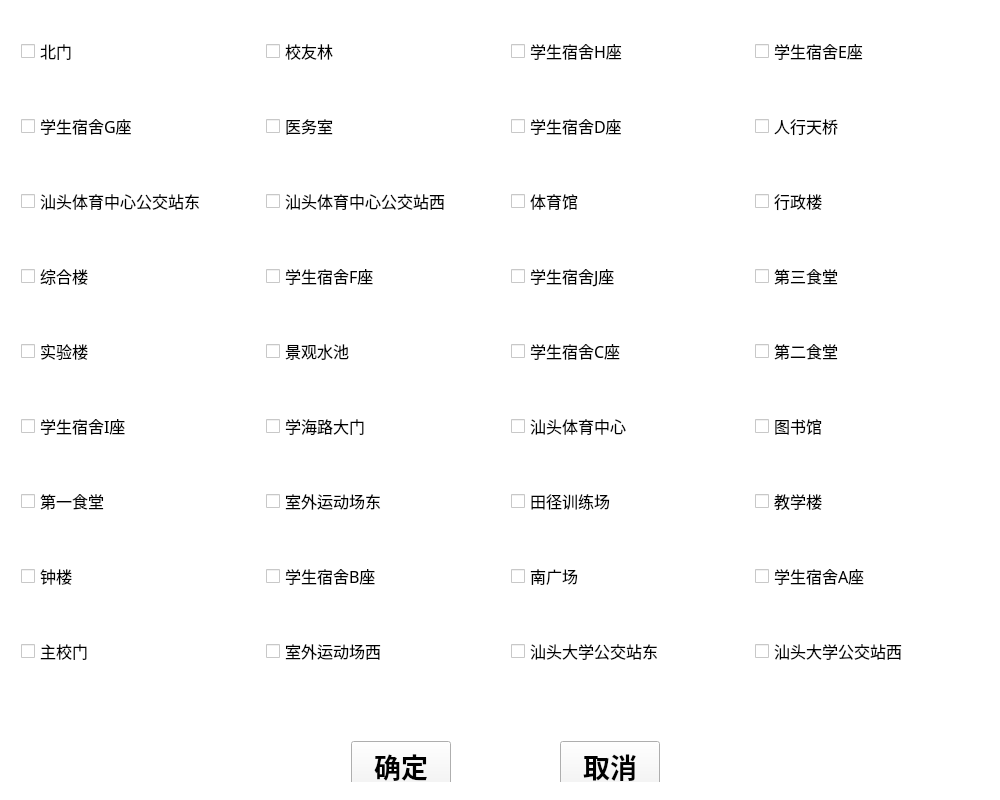
<?xml version="1.0" encoding="UTF-8"?>
<ui version="4.0">
 <class>PassNodeWindowClass</class>
 <widget class="QWidget" name="PassNodeWindowClass">
  <property name="geometry">
   <rect>
    <x>0</x>
    <y>0</y>
    <width>1000</width>
    <height>800</height>
   </rect>
  </property>
  <property name="minimumSize">
   <size>
    <width>1000</width>
    <height>800</height>
   </size>
  </property>
  <property name="maximumSize">
   <size>
    <width>1000</width>
    <height>843</height>
   </size>
  </property>
  <property name="windowTitle">
   <string>PassNodeWindow</string>
  </property>
  <property name="styleSheet">
   <string notr="true">background-color: rgb(255, 255, 255);</string>
  </property>
  <widget class="QWidget" name="layoutWidget">
   <property name="geometry">
    <rect>
     <x>10</x>
     <y>10</y>
     <width>981</width>
     <height>691</height>
    </rect>
   </property>
   <layout class="QGridLayout" name="gridLayout_2" columnstretch="0,0,0,0">
    <property name="horizontalSpacing">
     <number>20</number>
    </property>
    <property name="verticalSpacing">
     <number>30</number>
    </property>
    <item row="0" column="0">
     <widget class="QCheckBox" name="checkBox">
      <property name="font">
       <font>
        <family>黑体</family>
        <pointsize>12</pointsize>
        <weight>50</weight>
        <bold>false</bold>
       </font>
      </property>
      <property name="styleSheet">
       <string notr="true"/>
      </property>
      <property name="text">
       <string>北门</string>
      </property>
     </widget>
    </item>
    <item row="0" column="1">
     <widget class="QCheckBox" name="checkBox_2">
      <property name="font">
       <font>
        <family>黑体</family>
        <pointsize>12</pointsize>
        <weight>50</weight>
        <bold>false</bold>
       </font>
      </property>
      <property name="text">
       <string>校友林</string>
      </property>
     </widget>
    </item>
    <item row="0" column="2">
     <widget class="QCheckBox" name="checkBox_3">
      <property name="font">
       <font>
        <family>黑体</family>
        <pointsize>12</pointsize>
        <weight>50</weight>
        <bold>false</bold>
       </font>
      </property>
      <property name="text">
       <string>学生宿舍H座</string>
      </property>
     </widget>
    </item>
    <item row="0" column="3">
     <widget class="QCheckBox" name="checkBox_4">
      <property name="font">
       <font>
        <family>黑体</family>
        <pointsize>12</pointsize>
        <weight>50</weight>
        <bold>false</bold>
       </font>
      </property>
      <property name="text">
       <string>学生宿舍E座</string>
      </property>
     </widget>
    </item>
    <item row="1" column="0">
     <widget class="QCheckBox" name="checkBox_5">
      <property name="font">
       <font>
        <family>黑体</family>
        <pointsize>12</pointsize>
        <weight>50</weight>
        <bold>false</bold>
       </font>
      </property>
      <property name="text">
       <string>学生宿舍G座</string>
      </property>
     </widget>
    </item>
    <item row="1" column="1">
     <widget class="QCheckBox" name="checkBox_6">
      <property name="font">
       <font>
        <family>黑体</family>
        <pointsize>12</pointsize>
        <weight>50</weight>
        <bold>false</bold>
       </font>
      </property>
      <property name="text">
       <string>医务室</string>
      </property>
     </widget>
    </item>
    <item row="1" column="2">
     <widget class="QCheckBox" name="checkBox_7">
      <property name="font">
       <font>
        <family>黑体</family>
        <pointsize>12</pointsize>
        <weight>50</weight>
        <bold>false</bold>
       </font>
      </property>
      <property name="text">
       <string>学生宿舍D座</string>
      </property>
     </widget>
    </item>
    <item row="1" column="3">
     <widget class="QCheckBox" name="checkBox_8">
      <property name="font">
       <font>
        <family>黑体</family>
        <pointsize>12</pointsize>
        <weight>50</weight>
        <bold>false</bold>
       </font>
      </property>
      <property name="text">
       <string>人行天桥</string>
      </property>
     </widget>
    </item>
    <item row="2" column="0">
     <widget class="QCheckBox" name="checkBox_9">
      <property name="font">
       <font>
        <family>黑体</family>
        <pointsize>12</pointsize>
        <weight>50</weight>
        <bold>false</bold>
       </font>
      </property>
      <property name="text">
       <string>汕头体育中心公交站东</string>
      </property>
     </widget>
    </item>
    <item row="2" column="1">
     <widget class="QCheckBox" name="checkBox_10">
      <property name="font">
       <font>
        <family>黑体</family>
        <pointsize>12</pointsize>
        <weight>50</weight>
        <bold>false</bold>
       </font>
      </property>
      <property name="text">
       <string>汕头体育中心公交站西</string>
      </property>
     </widget>
    </item>
    <item row="2" column="2">
     <widget class="QCheckBox" name="checkBox_11">
      <property name="font">
       <font>
        <family>黑体</family>
        <pointsize>12</pointsize>
        <weight>50</weight>
        <bold>false</bold>
       </font>
      </property>
      <property name="text">
       <string>体育馆</string>
      </property>
     </widget>
    </item>
    <item row="2" column="3">
     <widget class="QCheckBox" name="checkBox_12">
      <property name="font">
       <font>
        <family>黑体</family>
        <pointsize>12</pointsize>
        <weight>50</weight>
        <bold>false</bold>
       </font>
      </property>
      <property name="text">
       <string>行政楼</string>
      </property>
     </widget>
    </item>
    <item row="3" column="0">
     <widget class="QCheckBox" name="checkBox_13">
      <property name="font">
       <font>
        <family>黑体</family>
        <pointsize>12</pointsize>
        <weight>50</weight>
        <bold>false</bold>
       </font>
      </property>
      <property name="text">
       <string>综合楼</string>
      </property>
     </widget>
    </item>
    <item row="3" column="1">
     <widget class="QCheckBox" name="checkBox_14">
      <property name="font">
       <font>
        <family>黑体</family>
        <pointsize>12</pointsize>
        <weight>50</weight>
        <bold>false</bold>
       </font>
      </property>
      <property name="text">
       <string>学生宿舍F座</string>
      </property>
     </widget>
    </item>
    <item row="3" column="2">
     <widget class="QCheckBox" name="checkBox_15">
      <property name="font">
       <font>
        <family>黑体</family>
        <pointsize>12</pointsize>
        <weight>50</weight>
        <bold>false</bold>
       </font>
      </property>
      <property name="text">
       <string>学生宿舍J座</string>
      </property>
     </widget>
    </item>
    <item row="3" column="3">
     <widget class="QCheckBox" name="checkBox_16">
      <property name="font">
       <font>
        <family>黑体</family>
        <pointsize>12</pointsize>
        <weight>50</weight>
        <bold>false</bold>
       </font>
      </property>
      <property name="text">
       <string>第三食堂</string>
      </property>
     </widget>
    </item>
    <item row="4" column="0">
     <widget class="QCheckBox" name="checkBox_17">
      <property name="font">
       <font>
        <family>黑体</family>
        <pointsize>12</pointsize>
        <weight>50</weight>
        <bold>false</bold>
       </font>
      </property>
      <property name="text">
       <string>实验楼</string>
      </property>
     </widget>
    </item>
    <item row="4" column="1">
     <widget class="QCheckBox" name="checkBox_18">
      <property name="font">
       <font>
        <family>黑体</family>
        <pointsize>12</pointsize>
        <weight>50</weight>
        <bold>false</bold>
       </font>
      </property>
      <property name="text">
       <string>景观水池</string>
      </property>
     </widget>
    </item>
    <item row="4" column="3">
     <widget class="QCheckBox" name="checkBox_20">
      <property name="font">
       <font>
        <family>黑体</family>
        <pointsize>12</pointsize>
        <weight>50</weight>
        <bold>false</bold>
       </font>
      </property>
      <property name="text">
       <string>第二食堂</string>
      </property>
     </widget>
    </item>
    <item row="4" column="2">
     <widget class="QCheckBox" name="checkBox_19">
      <property name="font">
       <font>
        <family>黑体</family>
        <pointsize>12</pointsize>
        <weight>50</weight>
        <bold>false</bold>
       </font>
      </property>
      <property name="text">
       <string>学生宿舍C座</string>
      </property>
     </widget>
    </item>
    <item row="5" column="0">
     <widget class="QCheckBox" name="checkBox_21">
      <property name="font">
       <font>
        <family>黑体</family>
        <pointsize>12</pointsize>
        <weight>50</weight>
        <bold>false</bold>
       </font>
      </property>
      <property name="text">
       <string>学生宿舍I座</string>
      </property>
     </widget>
    </item>
    <item row="5" column="1">
     <widget class="QCheckBox" name="checkBox_22">
      <property name="font">
       <font>
        <family>黑体</family>
        <pointsize>12</pointsize>
        <weight>50</weight>
        <bold>false</bold>
       </font>
      </property>
      <property name="text">
       <string>学海路大门</string>
      </property>
     </widget>
    </item>
    <item row="5" column="2">
     <widget class="QCheckBox" name="checkBox_23">
      <property name="font">
       <font>
        <family>黑体</family>
        <pointsize>12</pointsize>
        <weight>50</weight>
        <bold>false</bold>
       </font>
      </property>
      <property name="text">
       <string>汕头体育中心</string>
      </property>
     </widget>
    </item>
    <item row="5" column="3">
     <widget class="QCheckBox" name="checkBox_24">
      <property name="font">
       <font>
        <family>黑体</family>
        <pointsize>12</pointsize>
        <weight>50</weight>
        <bold>false</bold>
       </font>
      </property>
      <property name="text">
       <string>图书馆</string>
      </property>
     </widget>
    </item>
    <item row="6" column="0">
     <widget class="QCheckBox" name="checkBox_25">
      <property name="font">
       <font>
        <family>黑体</family>
        <pointsize>12</pointsize>
        <weight>50</weight>
        <bold>false</bold>
       </font>
      </property>
      <property name="text">
       <string>第一食堂</string>
      </property>
     </widget>
    </item>
    <item row="6" column="1">
     <widget class="QCheckBox" name="checkBox_26">
      <property name="font">
       <font>
        <family>黑体</family>
        <pointsize>12</pointsize>
        <weight>50</weight>
        <bold>false</bold>
       </font>
      </property>
      <property name="text">
       <string>室外运动场东</string>
      </property>
     </widget>
    </item>
    <item row="6" column="2">
     <widget class="QCheckBox" name="checkBox_27">
      <property name="font">
       <font>
        <family>黑体</family>
        <pointsize>12</pointsize>
        <weight>50</weight>
        <bold>false</bold>
       </font>
      </property>
      <property name="text">
       <string>田径训练场</string>
      </property>
     </widget>
    </item>
    <item row="6" column="3">
     <widget class="QCheckBox" name="checkBox_28">
      <property name="font">
       <font>
        <family>黑体</family>
        <pointsize>12</pointsize>
        <weight>50</weight>
        <bold>false</bold>
       </font>
      </property>
      <property name="text">
       <string>教学楼</string>
      </property>
     </widget>
    </item>
    <item row="7" column="0">
     <widget class="QCheckBox" name="checkBox_29">
      <property name="font">
       <font>
        <family>黑体</family>
        <pointsize>12</pointsize>
        <weight>50</weight>
        <bold>false</bold>
       </font>
      </property>
      <property name="text">
       <string>钟楼</string>
      </property>
     </widget>
    </item>
    <item row="7" column="1">
     <widget class="QCheckBox" name="checkBox_30">
      <property name="font">
       <font>
        <family>黑体</family>
        <pointsize>12</pointsize>
        <weight>50</weight>
        <bold>false</bold>
       </font>
      </property>
      <property name="text">
       <string>学生宿舍B座</string>
      </property>
     </widget>
    </item>
    <item row="7" column="2">
     <widget class="QCheckBox" name="checkBox_31">
      <property name="font">
       <font>
        <family>黑体</family>
        <pointsize>12</pointsize>
        <weight>50</weight>
        <bold>false</bold>
       </font>
      </property>
      <property name="text">
       <string>南广场</string>
      </property>
     </widget>
    </item>
    <item row="7" column="3">
     <widget class="QCheckBox" name="checkBox_32">
      <property name="font">
       <font>
        <family>黑体</family>
        <pointsize>12</pointsize>
        <weight>50</weight>
        <bold>false</bold>
       </font>
      </property>
      <property name="text">
       <string>学生宿舍A座</string>
      </property>
     </widget>
    </item>
    <item row="8" column="0">
     <widget class="QCheckBox" name="checkBox_33">
      <property name="font">
       <font>
        <family>黑体</family>
        <pointsize>12</pointsize>
        <weight>50</weight>
        <bold>false</bold>
       </font>
      </property>
      <property name="text">
       <string>主校门</string>
      </property>
     </widget>
    </item>
    <item row="8" column="1">
     <widget class="QCheckBox" name="checkBox_34">
      <property name="font">
       <font>
        <family>黑体</family>
        <pointsize>12</pointsize>
        <weight>50</weight>
        <bold>false</bold>
       </font>
      </property>
      <property name="text">
       <string>室外运动场西</string>
      </property>
     </widget>
    </item>
    <item row="8" column="2">
     <widget class="QCheckBox" name="checkBox_35">
      <property name="font">
       <font>
        <family>黑体</family>
        <pointsize>12</pointsize>
        <weight>50</weight>
        <bold>false</bold>
       </font>
      </property>
      <property name="text">
       <string>汕头大学公交站东</string>
      </property>
     </widget>
    </item>
    <item row="8" column="3">
     <widget class="QCheckBox" name="checkBox_36">
      <property name="font">
       <font>
        <family>黑体</family>
        <pointsize>12</pointsize>
        <weight>50</weight>
        <bold>false</bold>
       </font>
      </property>
      <property name="text">
       <string>汕头大学公交站西</string>
      </property>
     </widget>
    </item>
   </layout>
  </widget>
  <widget class="QWidget" name="">
   <property name="geometry">
    <rect>
     <x>340</x>
     <y>730</y>
     <width>331</width>
     <height>52</height>
    </rect>
   </property>
   <layout class="QHBoxLayout" name="horizontalLayout">
    <item>
     <widget class="QPushButton" name="confirmButton">
      <property name="minimumSize">
       <size>
        <width>100</width>
        <height>50</height>
       </size>
      </property>
      <property name="maximumSize">
       <size>
        <width>100</width>
        <height>50</height>
       </size>
      </property>
      <property name="font">
       <font>
        <family>楷体</family>
        <pointsize>20</pointsize>
        <weight>75</weight>
        <bold>true</bold>
       </font>
      </property>
      <property name="styleSheet">
       <string notr="true">background-color: rgb(244, 244, 244);</string>
      </property>
      <property name="text">
       <string>确定</string>
      </property>
     </widget>
    </item>
    <item>
     <spacer name="horizontalSpacer">
      <property name="orientation">
       <enum>Qt::Horizontal</enum>
      </property>
      <property name="sizeHint" stdset="0">
       <size>
        <width>20</width>
        <height>20</height>
       </size>
      </property>
     </spacer>
    </item>
    <item>
     <widget class="QPushButton" name="cancelButton">
      <property name="minimumSize">
       <size>
        <width>100</width>
        <height>50</height>
       </size>
      </property>
      <property name="maximumSize">
       <size>
        <width>100</width>
        <height>50</height>
       </size>
      </property>
      <property name="font">
       <font>
        <family>楷体</family>
        <pointsize>20</pointsize>
        <weight>75</weight>
        <bold>true</bold>
       </font>
      </property>
      <property name="styleSheet">
       <string notr="true">background-color: rgb(244, 244, 244);</string>
      </property>
      <property name="text">
       <string>取消</string>
      </property>
     </widget>
    </item>
   </layout>
  </widget>
 </widget>
 <layoutdefault spacing="6" margin="11"/>
 <resources/>
 <connections/>
</ui>
